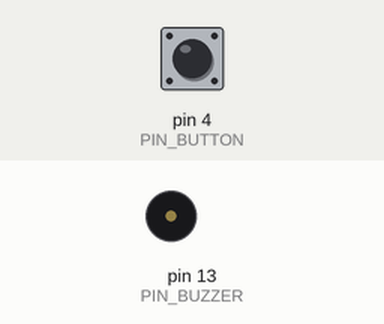
This sketch was run on a simulated Arduino Uno, built with avr-gcc and run on an emulated ATmega328P. On the bench: buzzer (waves = sounding, pin HIGH). The inputs (shaded band) are chosen by the test bench; at power-on: pin 4 (PIN_BUTTON) HIGH.

Above: at 1.2 s.
1.3 s: pin 4 (PIN_BUTTON) pulled LOW for 0.15 s
At 1.37 s:
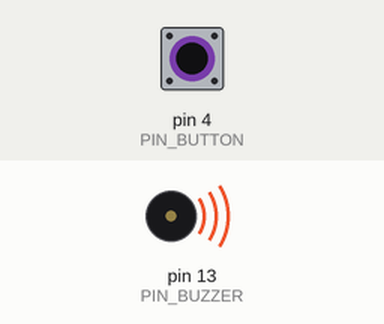
2.9 s: pin 4 (PIN_BUTTON) pulled LOW for 3.2 s
At 6.6 s:
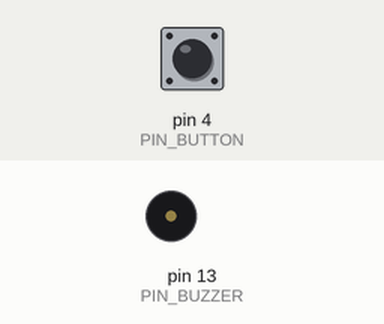
Timing chart, 0 to 8.1 s (numbered marks = the images above; inputs shaded):
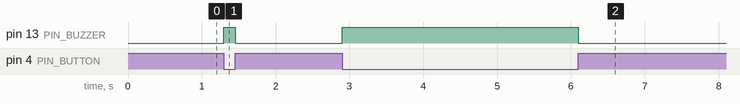

The sketch:

sketch_jun15a.ino
```cpp
#define PIN_BUTTON 4
#define PIN_BUZZER 13

void setup() {
  pinMode(PIN_BUZZER, OUTPUT);
  pinMode(PIN_BUTTON, INPUT);
}

void loop() {
  if(digitalRead(PIN_BUTTON)==LOW){
    digitalWrite(PIN_BUZZER,HIGH);
  }else{
    digitalWrite(PIN_BUZZER,LOW);
  }
}
```

Measured:
- after the input at 1.3 s, pin 13 (PIN_BUZZER): LOW → HIGH at once, → LOW 0.15 s later
- after the input at 2.9 s, pin 13 (PIN_BUZZER): LOW → HIGH at once, → LOW 3.2 s later
